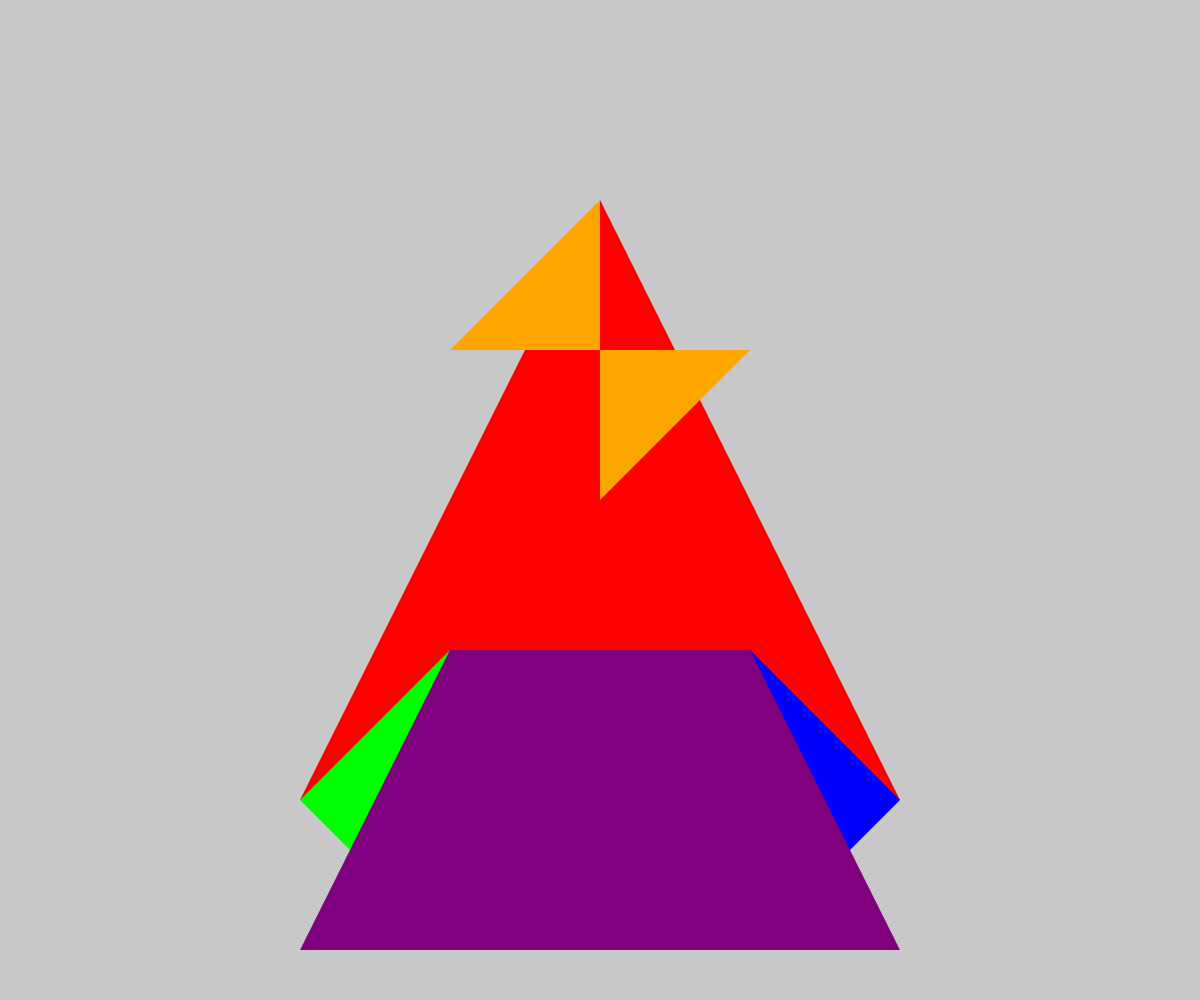
Frame 1 (no input)
Frame 60 (no input): identical to frame 1, image omitted
Frame 120 (the mouse pressed at the canvas centre since frame 60): identical to frame 1, image omitted

The p5.js sketch that drew this single still picture (run headless with seeded random() and noise() and a simulated clock; from frame 60 on, the mouse is pressed at the canvas centre):

// p5.js sketch
// ── sketch.js
function setup() {
  createCanvas(windowWidth, windowHeight); 
  background(200); 

  Pyramid(width / 2, height / 2, width / 4); // Center of the canvas
}

function Pyramid(centerX, centerY, size) {
  noStroke(); 

  //base triangle
  fill(255, 0, 0);
  triangle(centerX - size, centerY + size, centerX, centerY - size, centerX + size, centerY + size);
  
  //left trapezoid 
  fill(0, 255, 0); 
  beginShape();
  vertex(centerX - size, centerY + size);
  vertex(centerX - size / 2, centerY + size / 2);
  vertex(centerX, centerY + size);
  vertex(centerX - size / 2, centerY + size + size / 2);
  endShape(CLOSE);

  //right trapezoid
  fill(0, 0, 255);
  beginShape();
  vertex(centerX + size, centerY + size);
  vertex(centerX + size / 2, centerY + size / 2);
  vertex(centerX, centerY + size);
  vertex(centerX + size / 2, centerY + size + size / 2);
  endShape(CLOSE);

  //top trapezoid
  fill(255, 165, 0);
  beginShape();
  vertex(centerX, centerY - size);
  vertex(centerX - size / 2, centerY - size / 2);
  vertex(centerX + size / 2, centerY - size / 2);
  vertex(centerX, centerY);
  endShape(CLOSE);

  //bottom trapezoid
  fill(128, 0, 128); 
  beginShape();
  vertex(centerX - size / 2, centerY + size / 2);
  vertex(centerX + size / 2, centerY + size / 2);
  vertex(centerX + size, centerY + size + size / 2);
  vertex(centerX - size, centerY + size + size / 2);
  endShape(CLOSE);
}

function draw() {
}
